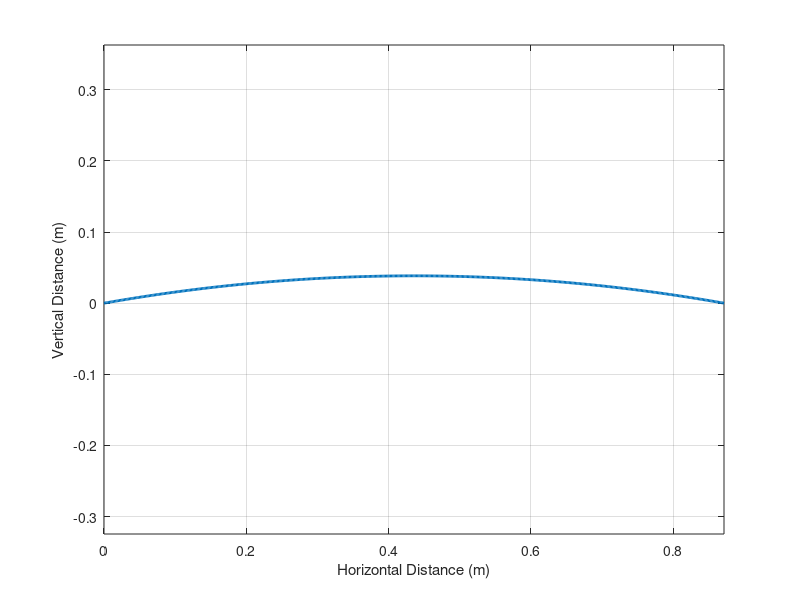

The MATLAB script that drew this image: (Note: this script raises an error after producing the figure.)
v0 = input("Enter the speed of ball: ");
theta = 10:10:90;
g = 9.81;

for i = 1:length(theta)
    theta_rad = deg2rad(theta(i));
    v0x = v0 * cos(theta_rad);
    v0y = v0 * sin(theta_rad);
    t = 2*(v0y/g);
    t_lin =linspace(0,t,500);

    range = v0x * t_lin;
    %max_h = (v0y*t_lin)/2;
    max_h = v0y * t_lin - 0.5 * g * t_lin.^2;
    figure;
    plot(range,max_h,"LineWidth",2);
    xlabel('Horizontal Distance (m)');
    ylabel('Vertical Distance (m)');
    grid on;
    axis equal;
    title("Angle:", theta(i));

end


